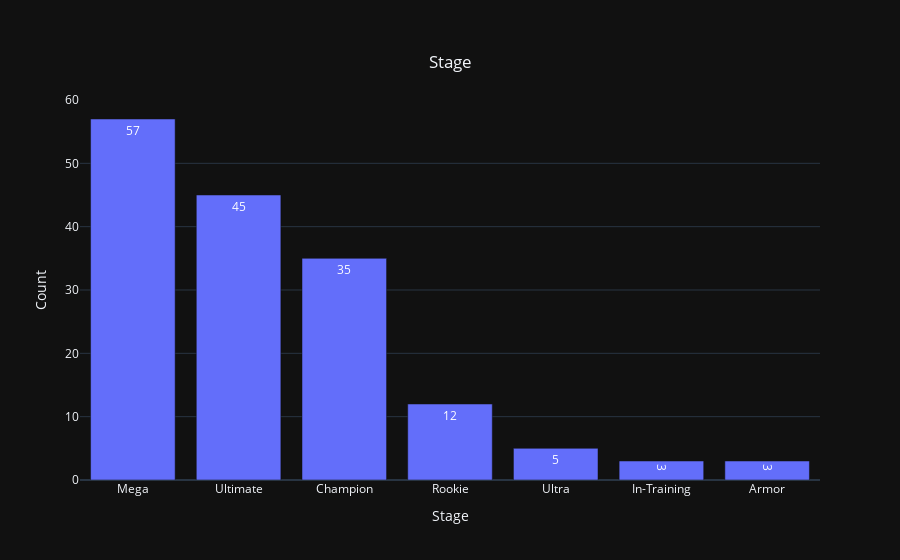

The cell this chart's notebook holds for it:
### Markdown cell above
## 4. Plot data

### Code cell
def display_topn_cat_val(df, feature):
    df_ = df[feature].value_counts()
    fig = px.bar(
        y=df_.values,
        x=df_.index,
        text=df_.values,
        title="Amount of Digimon by Stage",
    )
    fig.update_layout(
        title={
            "text": feature.title(),
            "y": 0.9,
            "x": 0.5,
            "xanchor": "center",
            "yanchor": "top",
        },
        barmode="overlay",
        yaxis=dict(title="Count"),
        xaxis=dict(title="Stage"),
        template="plotly_dark",
    )
    fig.show()


display_topn_cat_val(df, "stage")

### Figure 1 — Plotly figure (JSON) as saved in the notebook; plotly's stock layout.template omitted (floating-point values rounded to 4 significant figures)
{"data": [{"alignmentgroup": "True", "hovertemplate": "x=%{x}<br>y=%{y}<br>text=%{text}<extra></extra>", "legendgroup": "", "marker": {"color": "#636efa", "pattern": {"shape": ""}}, "name": "", "offsetgroup": "", "orientation": "v", "showlegend": false, "text": [57, 45, 35, 12, 5, 3, 3], "textposition": "auto", "type": "bar", "x": ["Mega", "Ultimate", "Champion", "Rookie", "Ultra", "In-Training", "Armor"], "xaxis": "x", "y": [57, 45, 35, 12, 5, 3, 3], "yaxis": "y"}], "layout": {"barmode": "overlay", "legend": {"tracegroupgap": 0}, "title": {"text": "Stage", "x": 0.5, "xanchor": "center", "y": 0.9, "yanchor": "top"}, "xaxis": {"anchor": "y", "domain": [0, 1], "title": {"text": "Stage"}}, "yaxis": {"anchor": "x", "domain": [0, 1], "title": {"text": "Count"}}}}
